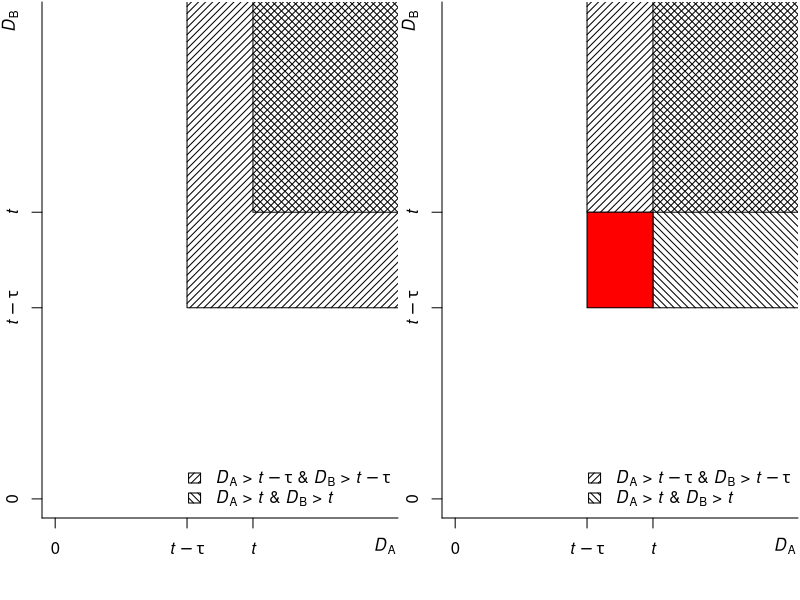
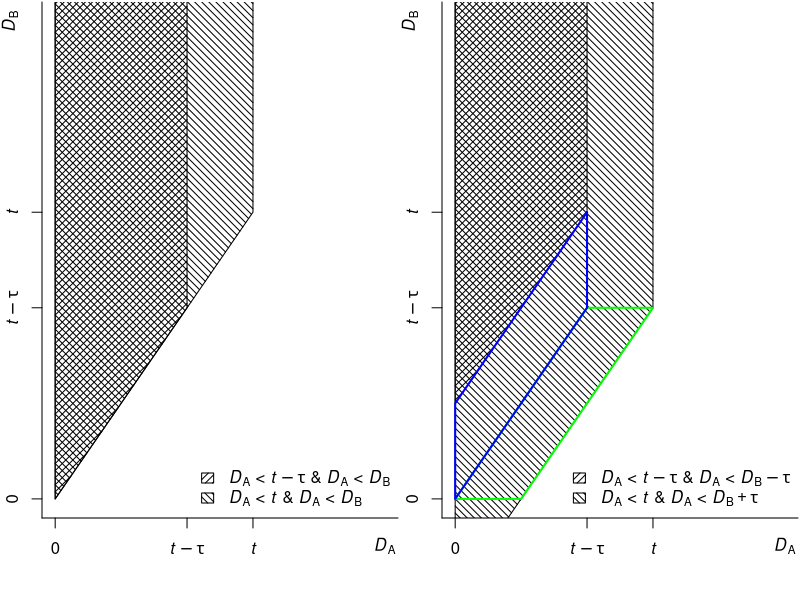

Write R code to recreate these figures, in order.
## ---- chunk 1
sdom = function(a, A)
{
  a$D > A$D
}

sim = function()
{
  a = list(D=sample(1:10, size=1))
  A = list(D=sample(1:10, size=1))
  
  b = list(D=sample(1:10, size=1) + 0.1)
  B = list(D=sample(1:10, size=1) + 0.1)

  # Stochastic dominance satisfied?
  if(sdom(a, A) & sdom(b, B))
    return(list(a=a, A=A, b=b, B=B))
  
  # Otherwise, retry
  sim()
}

# Example
unlist(sim())
## ---- chunk 2
# Winner of the race
race = function(A, B)
{
  if(A$D <= B$D)
    return(A)
  
  return(B)
}

# Responses to ab, aB, Ab, AB
resp = function(d)
{
  ab = race(d$a, d$b)
  aB = race(d$a, d$B)
  Ab = race(d$A, d$b)
  AB = race(d$A, d$B)
  
  list(ab=ab, aB=aB, Ab=Ab, AB=AB)
}

# Example
d = sim()
unlist(d)
unlist(resp(d))
## ---- chunk 3
# Interaction contrast
ic = function(ab, aB, Ab, AB, t=1:10)
{
  Fab = ecdf(ab$D)(t)
  FaB = ecdf(aB$D)(t)
  FAb = ecdf(Ab$D)(t)
  FAB = ecdf(AB$D)(t)
  
  all(Fab + FAB <= FaB + FAb)
}

# Example
d = sim()
unlist(d)
r = resp(d)
unlist(r)
ic(r$ab, r$aB, r$Ab, r$AB)

## 1000 times, interrupt if IC test failed
for(i in 1:1000)
{
  d = sim()
  r = resp(d)
  if(!ic(r$ab, r$aB, r$Ab, r$AB))
  {
    print(unlist(r))
    break
  }
}
## ---- chunk 4
# Stochastic dominance for P(D < t & C = 1)
sdom = function(a, A)
{
  if(a$C == 1 & A$C == 1)
    return(a$D > A$D)
  
  if(a$C == 1 & A$C != 1)
    return(FALSE)
  
  if(a$C != 1 & A$C == 1)
    return(TRUE)
  
  if(a$C != 1 & A$C != 1)
    return(a$D < A$D)
}

sim = function()
{
  a = list(D=sample(1:10, size=1), C=sample(1:2, size=1))
  A = list(D=sample(1:10, size=1), C=sample(1:2, size=1))
  
  b = list(D=sample(1:10, size=1) + 0.1, C=sample(1:2, size=1))
  B = list(D=sample(1:10, size=1) + 0.1, C=sample(1:2, size=1))

  # Stochastic dominance satisfied?
  if(sdom(a, A) & sdom(b, B))
    return(list(a=a, A=A, b=b, B=B))
  
  # Otherwise, retry
  sim()
}

# Example
unlist(sim())
## ---- chunk 5
# Interaction contrast
ic = function(ab, aB, Ab, AB, t=1:10)
{
  if(ab$C != 1)
    ab$D = Inf
  
  if(aB$C != 1)
    aB$D = Inf
  
  if(Ab$C != 1)
    Ab$D = Inf
  
  if(AB$C != 1)
    AB$D = Inf

  Fab = ecdf(ab$D)(t)
  FaB = ecdf(aB$D)(t)
  FAb = ecdf(Ab$D)(t)
  FAB = ecdf(AB$D)(t)
  
  all(Fab + FAB <= FaB + FAb)
}

## 1000 times, interrupt if IC test failed
for(i in 1:1000)
{
  d = sim()
  r = resp(d)
  if(!ic(r$ab, r$aB, r$Ab, r$AB))
  {
    print('Counter example')
    print(unlist(d))
    print(unlist(r))
    break
  }
}
## ---- chunk 6
sim = function()
{
  a = list(D=Inf, C=sample(1:2, size=1))
  A = list(D=sample(1:10, size=1), C=sample(1:2, size=1))
  
  b = list(D=sample(1:10, size=1) + 0.1, C=sample(1:2, size=1))
  B = list(D=sample(1:10, size=1) + 0.1, C=sample(1:2, size=1))

  # Stochastic dominance satisfied?
  if(sdom(a, A) & sdom(b, B))
    return(list(a=a, A=A, b=b, B=B))
  
  # Otherwise, retry
  sim()
}

## 1000 times, interrupt if IC test failed
for(i in 1:1000)
{
  d = sim()
  r = resp(d)
  if(!ic(r$ab, r$aB, r$Ab, r$AB))
  {
    print('Counter example')
    print(unlist(d))
    print(unlist(r))
    break
  }
}
## ---- chunk 7
sim = function(tau = 2.5)
{
  A = list(D=sample(1:10, size=1), C=sample(1:2, size=1))
  a = list(D=tau + A$D, C=A$C)
  
  B = list(D=sample(1:10, size=1) + 0.1, C=sample(1:2, size=1))
  b = list(D=tau + B$D, C=B$C)

  # Stochastic dominance satisfied?
  if(sdom(a, A) & sdom(b, B))
    return(list(a=a, A=A, b=b, B=B))
  
  # Otherwise, retry
  sim()
}

# Interaction contrast
ic = function(ab, aB, Ab, AB, t=1:10)
{
  if(ab$C != 1)
    ab$D = Inf
  
  if(aB$C != 1)
    aB$D = Inf
  
  if(Ab$C != 1)
    Ab$D = Inf
  
  if(AB$C != 1)
    AB$D = Inf

  Fab = ecdf(ab$D)(t)
  FaB = ecdf(aB$D)(t)
  FAb = ecdf(Ab$D)(t)
  FAB = ecdf(AB$D)(t)
  
  all(Fab + FAB <= FaB + FAb)
}

## 1000 times, interrupt if IC test failed
for(i in 1:1000)
{
  d = sim()
  r = resp(d)
  if(!ic(r$ab, r$aB, r$Ab, r$AB))
  {
    print('Counter example')
    print(unlist(d))
    print(unlist(r))
    break
  }
}
## ---- chunk 8
par(mfrow=c(1, 2), mar=c(4, 2, 0, 0) + 0.1)

plot(NULL, xlim=c(0, 10), ylim=c(0, 10), xlab='', ylab='', axes=FALSE)
axis(1, at=c(-1, 0, 4, 6, 11), labels=c('', 0, expression(italic(t) - tau), expression(italic(t)), ''))
axis(1, at=10, labels=expression(italic(D)[A]), tick=FALSE)
axis(2, at=c(-1, 0, 4, 6, 11), labels=c('', 0, expression(italic(t) - tau), expression(italic(t)), ''))
axis(2, at=10, labels=expression(italic(D)[B]), tick=FALSE)

rect(4, 4, 11, 11, density = 20, angle = 45)
rect(6, 6, 11, 11, density = 20, angle = 135)

legend('bottomright', legend = c(expression(italic(D)[A] * ' > ' * italic(t) - tau * ' & ' * italic(D)[B] * ' > ' * italic(t) - tau), 
       expression(italic(D)[A] * ' > ' * italic(t) * ' & ' * italic(D)[B] * ' > ' * italic(t))), bty='n', fill = 1, density = 20, angle = c(45, 135))

plot(NULL, xlim=c(0, 10), ylim=c(0, 10), xlab='', ylab='', axes=FALSE)
axis(1, at=c(-1, 0, 4, 6, 11), labels=c('', 0, expression(italic(t) - tau), expression(italic(t)), ''))
axis(1, at=10, labels=expression(italic(D)[A]), tick=FALSE)
axis(2, at=c(-1, 0, 4, 6, 11), labels=c('', 0, expression(italic(t) - tau), expression(italic(t)), ''))
axis(2, at=10, labels=expression(italic(D)[B]), tick=FALSE)

rect(4, 6, 11, 11, density = 20, angle = 45)
rect(6, 4, 11, 11, density = 20, angle = 135)

rect(4, 4, 6, 6, col='red')
legend('bottomright', legend = c(expression(italic(D)[A] * ' > ' * italic(t) - tau * ' & ' * italic(D)[B] * ' > ' * italic(t) - tau), 
       expression(italic(D)[A] * ' > ' * italic(t) * ' & ' * italic(D)[B] * ' > ' * italic(t))), bty='n', fill = 1, density = 20, angle = c(45, 135))
## ---- chunk 9
par(mfrow=c(1, 2), mar=c(4, 2, 0, 0) + 0.1)

plot(NULL, xlim=c(0, 10), ylim=c(0, 10), xlab='', ylab='', axes=FALSE)
axis(1, at=c(-1, 0, 4, 6, 11), labels=c('', 0, expression(italic(t) - tau), expression(italic(t)), ''))
axis(1, at=10, labels=expression(italic(D)[A]), tick=FALSE)
axis(2, at=c(-1, 0, 4, 6, 11), labels=c('', 0, expression(italic(t) - tau), expression(italic(t)), ''))
axis(2, at=10, labels=expression(italic(D)[B]), tick=FALSE)

polygon(c(0, 4, 4, 0), c(0, 4, 11, 11), density = 20, angle = 45)
polygon(c(0, 6, 6, 0), c(0, 6, 11, 11), density = 20, angle = 135)

legend('bottomright', legend = c(expression(italic(D)[A] * ' < ' * italic(t) - tau * ' & ' * italic(D)[A] * ' < ' * italic(D)[B]), 
       expression(italic(D)[A] * ' < ' * italic(t) * ' & ' * italic(D)[A] * ' < ' * italic(D)[B])), bty='n', fill = 1, density = 20, angle = c(45, 135))

plot(NULL, xlim=c(0, 10), ylim=c(0, 10), xlab='', ylab='', axes=FALSE)
axis(1, at=c(-1, 0, 4, 6, 11), labels=c('', 0, expression(italic(t) - tau), expression(italic(t)), ''))
axis(1, at=10, labels=expression(italic(D)[A]), tick=FALSE)
axis(2, at=c(-1, 0, 4, 6, 11), labels=c('', 0, expression(italic(t) - tau), expression(italic(t)), ''))
axis(2, at=10, labels=expression(italic(D)[B]), tick=FALSE)

polygon(c(0, 4, 4, 0), c(2, 6, 11, 11), density = 20, angle = 45)
polygon(c(0, 6, 6, 0), c(-2, 4, 11, 11), density = 20, angle = 135)

polygon(y=c(0, 4, 4, 0), x=c(0, 4, 6, 2), border='green', lwd=2)
polygon(c(0, 4, 4, 0), c(0, 4, 6, 2), border='blue', lwd=2)

legend('bottomright', legend = c(expression(italic(D)[A] * ' < ' * italic(t) - tau * ' & ' * italic(D)[A] * ' < ' * italic(D)[B] - tau), 
       expression(italic(D)[A] * ' < ' * italic(t) * ' & ' * italic(D)[A] * ' < ' * italic(D)[B] + tau)), bty='n', fill = 1, density = 20, angle = c(45, 135))
